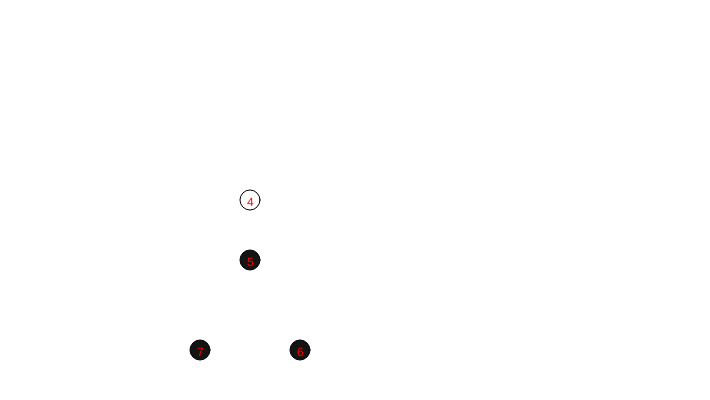
Frame 1 (no input)
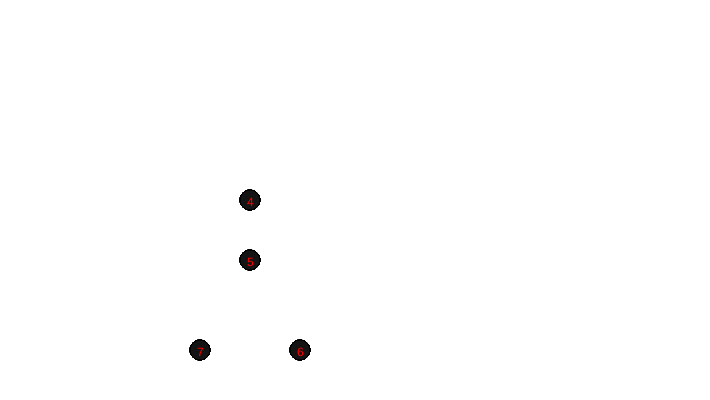
Frame 60 (no input)
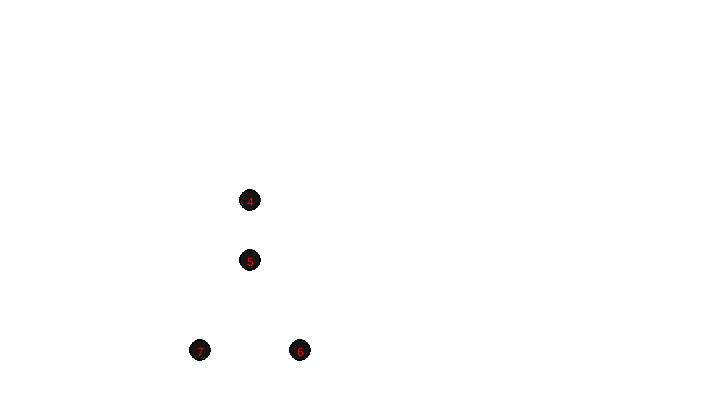
Frame 120 (the mouse pressed at the canvas centre since frame 60)

The p5.js sketch that drew these frames (run headless with seeded random() and noise() and a simulated clock; from frame 60 on, the mouse is pressed at the canvas centre):

// p5.js sketch
// ── sketch.js
//new p5();
var stickman;
var constructors = [];
var color;
function setup() {
    createCanvas(710, 400);
   // color = color(255, 0, 0);
    constructors = [
        //body
        new Constructor({ x: 250, y: 200, id: 4, connectors: [1, 2, 3, 5] }),
        //torso
        new Constructor({ x: 250, y: 260, id: 5, connectors: [4, 6, 7] }),  
        //leg 
        new Constructor({ x: 300, y: 350, id: 6, connectors: [5] }),
        //leg
        new Constructor({ x: 200, y: 350, id: 7, connectors: [5] }),
    ];
}

function draw() {
    for (var i = 0; i < constructors.length; i++) {
        constructors[i].draw();
        constructors[i].drag(); 
    }
}

var mouse = {
    get x() { return mouseX; },
    get y() { return mouseY; },
    get isPressed() { return mouseIsPressed; },
    dragging: false,
    get rightButton() { return mouseButton === RIGHT; },
    get leftButton() { return mouseButton === LEFT; },
    get deltaX() { return (mouseX - pmouseX) / 400; },
    get deltaY() { return (mouseY - pmouseY) / 400; }
};

var dist = (function () {
    var s = Math.sqrt;
    return function (x1, y1, x2, y2) {
        var dx = x2 - x1, dy = y2 - y1;
        return s(dx * dx + dy * dy);
    }
})();

var selectedDot = undefined;     

function Constructor(config) {
    this.x = config.x;
    this.y = config.y;
    this.connectors = config.connectors || [];
    this.held = false;
    this.id = config.id;
    this.radius = 20;
    this.contextMenu = undefined;

    this.over = function () {
        return dist(mouse.x, mouse.y, this.x, this.y) <= this.radius;
    };
};

Constructor.prototype = {
    move: function () {
        this.x = mouse.x;
        this.y += mouse.y;
        return this;
    },
    drag: function () {
        if (!selectedDot) {
            if (mouse.isPressed && this.over()) {
                selectedDot = this;
                if (selectedDot === this) {
                    this.move();
                }
            }
        }
    },
    release: function () {
        selectedDot = undefined;
    },
    draw: function () {
        if (selectedDot === this) {
            this.held = true;
        }
        if (this.held) {
            fill(30);
        }
        ellipse(this.x, this.y, this.radius, this.radius);
        fill(255, 0, 0);
        text(this.id, this.x - 3, this.y + 6);
        fill(20);
    },
};
